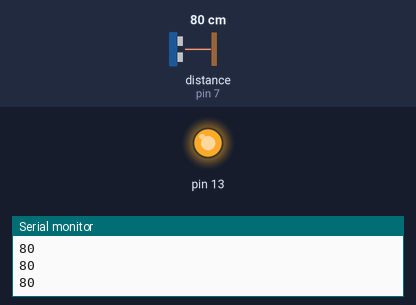
The sketch below on a simulated Arduino Uno, built with avr-gcc and run on an emulated ATmega328P. Parts: output pins drawn as LEDs (lit = HIGH), the last lines printed to the serial monitor. The inputs (shaded band) are chosen by the test bench; at power-on: distance to the obstacle (sensor on pin 7) 80 cm. The echo pulse lasts 58.3 µs per cm.

Above: at 1.2 s.
1.3 s: distance to the obstacle (sensor on pin 7) set to 234 cm
2.8 s: distance to the obstacle (sensor on pin 7) set to 242 cm
At 3.5 s:
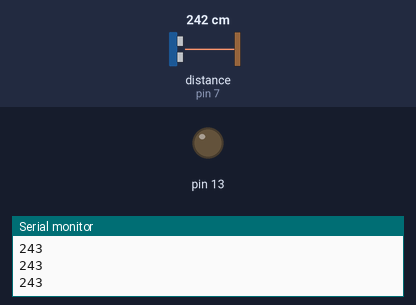
4.3 s: distance to the obstacle (sensor on pin 7) set to 2 cm
At 5.5 s:
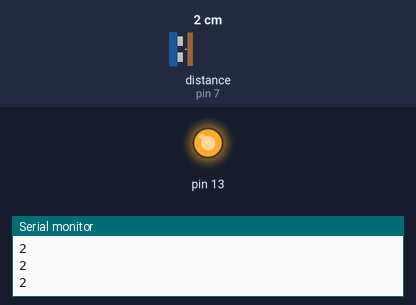
5.8 s: distance to the obstacle (sensor on pin 7) set to 250 cm
At 6.8 s:
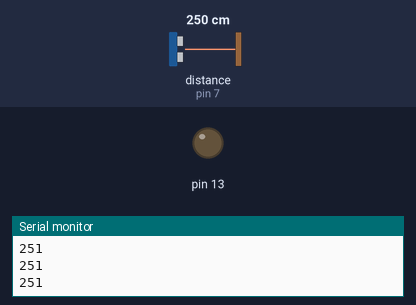
Timing chart, 0 to 8.3 s (numbered marks = the images above; inputs shaded):
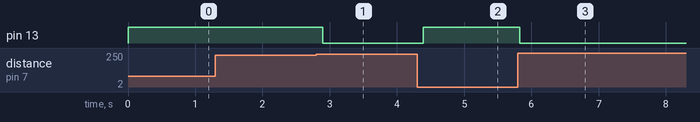

The sketch:

sketch_dec06a.ino
```cpp
const int pingPin = 7;

void setup() {
  // initialize serial communication:
  Serial.begin(9600);
  pinMode(13,OUTPUT);
}

void loop() {

  long duration, inches, cm;
  pinMode(pingPin, OUTPUT);
  digitalWrite(pingPin, LOW);
  delayMicroseconds(2);
  digitalWrite(pingPin, HIGH);
  delayMicroseconds(1000);
  digitalWrite(pingPin, LOW);

  pinMode(pingPin, INPUT);
  duration = pulseIn(pingPin, HIGH);
  cm = microsecondsToCentimeters(duration);
  Serial.println(cm);

if(cm<240)
{
  digitalWrite(13,HIGH);
}

else
{
  digitalWrite(13,LOW);
}

  delay(100);
}

long microsecondsToCentimeters(long microseconds) {
  return microseconds / 29 / 2;
}
```

Measured:
- the behaviour switches between 238 and 239 cm on distance to the obstacle (sensor on pin 7) (found by bisection; images 0 and 1)
- after the input at 2.8 s, pin 13: HIGH → LOW after 0.10 s
- after the input at 4.3 s, pin 13: LOW → HIGH after 0.09 s
- after the input at 5.8 s, pin 13: HIGH → LOW at once
